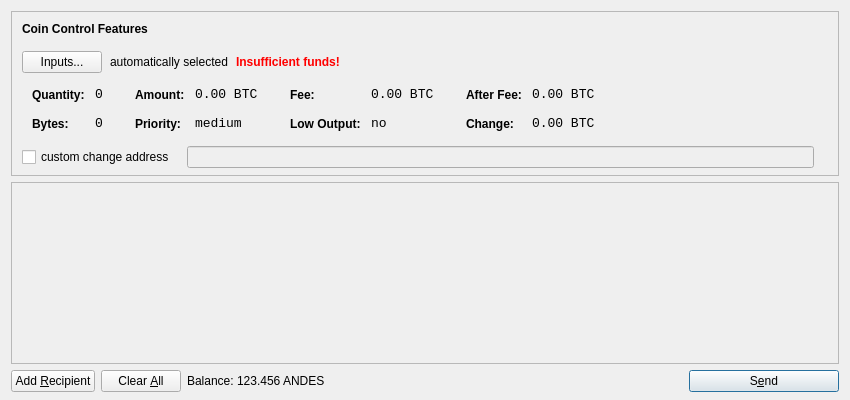
<?xml version="1.0" encoding="UTF-8"?>
<ui version="4.0">
 <class>SendCoinsDialog</class>
 <widget class="QDialog" name="SendCoinsDialog">
  <property name="geometry">
   <rect>
    <x>0</x>
    <y>0</y>
    <width>850</width>
    <height>400</height>
   </rect>
  </property>
  <property name="windowTitle">
   <string>Send Coins</string>
  </property>
  <layout class="QVBoxLayout" name="verticalLayout" stretch="0,1,0">
   <property name="bottomMargin">
    <number>8</number>
   </property>
   <item>
    <widget class="QFrame" name="frameCoinControl">
     <property name="sizePolicy">
      <sizepolicy hsizetype="Expanding" vsizetype="Expanding">
       <horstretch>0</horstretch>
       <verstretch>0</verstretch>
      </sizepolicy>
     </property>
     <property name="maximumSize">
      <size>
       <width>16777215</width>
       <height>16777215</height>
      </size>
     </property>
     <property name="frameShape">
      <enum>QFrame::StyledPanel</enum>
     </property>
     <property name="frameShadow">
      <enum>QFrame::Sunken</enum>
     </property>
     <layout class="QVBoxLayout" name="verticalLayoutCoinControl2">
      <property name="spacing">
       <number>-1</number>
      </property>
      <property name="leftMargin">
       <number>0</number>
      </property>
      <property name="topMargin">
       <number>0</number>
      </property>
      <property name="rightMargin">
       <number>0</number>
      </property>
      <property name="bottomMargin">
       <number>6</number>
      </property>
      <item>
       <layout class="QVBoxLayout" name="verticalLayoutCoinControl" stretch="0,0,0,0,1">
        <property name="spacing">
         <number>0</number>
        </property>
        <property name="leftMargin">
         <number>10</number>
        </property>
        <property name="topMargin">
         <number>10</number>
        </property>
        <item>
         <layout class="QHBoxLayout" name="horizontalLayoutCoinControl1">
          <property name="bottomMargin">
           <number>15</number>
          </property>
          <item>
           <widget class="QLabel" name="labelCoinControlFeatures">
            <property name="sizePolicy">
             <sizepolicy hsizetype="Preferred" vsizetype="Maximum">
              <horstretch>0</horstretch>
              <verstretch>0</verstretch>
             </sizepolicy>
            </property>
            <property name="font">
             <font>
              <weight>75</weight>
              <bold>true</bold>
             </font>
            </property>
            <property name="styleSheet">
             <string notr="true">font-weight:bold;</string>
            </property>
            <property name="text">
             <string>Coin Control Features</string>
            </property>
           </widget>
          </item>
         </layout>
        </item>
        <item>
         <layout class="QHBoxLayout" name="horizontalLayoutCoinControl2" stretch="0,0,0,0">
          <property name="spacing">
           <number>8</number>
          </property>
          <property name="bottomMargin">
           <number>10</number>
          </property>
          <item>
           <widget class="QPushButton" name="pushButtonCoinControl">
            <property name="styleSheet">
             <string notr="true"/>
            </property>
            <property name="text">
             <string>Inputs...</string>
            </property>
           </widget>
          </item>
          <item>
           <widget class="QLabel" name="labelCoinControlAutomaticallySelected">
            <property name="text">
             <string>automatically selected</string>
            </property>
            <property name="margin">
             <number>5</number>
            </property>
           </widget>
          </item>
          <item>
           <widget class="QLabel" name="labelCoinControlInsuffFunds">
            <property name="font">
             <font>
              <weight>75</weight>
              <bold>true</bold>
             </font>
            </property>
            <property name="styleSheet">
             <string notr="true">color:red;font-weight:bold;</string>
            </property>
            <property name="text">
             <string>Insufficient funds!</string>
            </property>
            <property name="margin">
             <number>5</number>
            </property>
           </widget>
          </item>
          <item>
           <spacer name="horizontalSpacerCoinControl">
            <property name="orientation">
             <enum>Qt::Horizontal</enum>
            </property>
            <property name="sizeHint" stdset="0">
             <size>
              <width>40</width>
              <height>1</height>
             </size>
            </property>
           </spacer>
          </item>
         </layout>
        </item>
        <item>
         <widget class="QWidget" name="widgetCoinControl" native="true">
          <property name="sizePolicy">
           <sizepolicy hsizetype="Preferred" vsizetype="Preferred">
            <horstretch>0</horstretch>
            <verstretch>0</verstretch>
           </sizepolicy>
          </property>
          <property name="minimumSize">
           <size>
            <width>0</width>
            <height>0</height>
           </size>
          </property>
          <property name="styleSheet">
           <string notr="true"/>
          </property>
          <layout class="QHBoxLayout" name="horizontalLayoutCoinControl5">
           <property name="margin">
            <number>0</number>
           </property>
           <item>
            <layout class="QHBoxLayout" name="horizontalLayoutCoinControl3" stretch="0,0,0,1">
             <property name="spacing">
              <number>20</number>
             </property>
             <property name="topMargin">
              <number>0</number>
             </property>
             <property name="bottomMargin">
              <number>10</number>
             </property>
             <item>
              <layout class="QFormLayout" name="formLayoutCoinControl1">
               <property name="horizontalSpacing">
                <number>10</number>
               </property>
               <property name="verticalSpacing">
                <number>14</number>
               </property>
               <property name="leftMargin">
                <number>10</number>
               </property>
               <property name="topMargin">
                <number>4</number>
               </property>
               <property name="rightMargin">
                <number>6</number>
               </property>
               <item row="0" column="0">
                <widget class="QLabel" name="labelCoinControlQuantityText">
                 <property name="styleSheet">
                  <string notr="true">font-weight:bold;</string>
                 </property>
                 <property name="text">
                  <string>Quantity:</string>
                 </property>
                 <property name="margin">
                  <number>0</number>
                 </property>
                </widget>
               </item>
               <item row="0" column="1">
                <widget class="QLabel" name="labelCoinControlQuantity">
                 <property name="font">
                  <font>
                   <family>Monospace</family>
                   <pointsize>10</pointsize>
                  </font>
                 </property>
                 <property name="cursor">
                  <cursorShape>IBeamCursor</cursorShape>
                 </property>
                 <property name="contextMenuPolicy">
                  <enum>Qt::ActionsContextMenu</enum>
                 </property>
                 <property name="text">
                  <string notr="true">0</string>
                 </property>
                 <property name="margin">
                  <number>0</number>
                 </property>
                 <property name="textInteractionFlags">
                  <set>Qt::LinksAccessibleByMouse|Qt::TextSelectableByKeyboard|Qt::TextSelectableByMouse</set>
                 </property>
                </widget>
               </item>
               <item row="1" column="0">
                <widget class="QLabel" name="labelCoinControlBytesText">
                 <property name="styleSheet">
                  <string notr="true">font-weight:bold;</string>
                 </property>
                 <property name="text">
                  <string>Bytes:</string>
                 </property>
                </widget>
               </item>
               <item row="1" column="1">
                <widget class="QLabel" name="labelCoinControlBytes">
                 <property name="font">
                  <font>
                   <family>Monospace</family>
                   <pointsize>10</pointsize>
                  </font>
                 </property>
                 <property name="cursor">
                  <cursorShape>IBeamCursor</cursorShape>
                 </property>
                 <property name="contextMenuPolicy">
                  <enum>Qt::ActionsContextMenu</enum>
                 </property>
                 <property name="text">
                  <string notr="true">0</string>
                 </property>
                 <property name="textInteractionFlags">
                  <set>Qt::LinksAccessibleByMouse|Qt::TextSelectableByKeyboard|Qt::TextSelectableByMouse</set>
                 </property>
                </widget>
               </item>
              </layout>
             </item>
             <item>
              <layout class="QFormLayout" name="formLayoutCoinControl2">
               <property name="horizontalSpacing">
                <number>10</number>
               </property>
               <property name="verticalSpacing">
                <number>14</number>
               </property>
               <property name="leftMargin">
                <number>6</number>
               </property>
               <property name="topMargin">
                <number>4</number>
               </property>
               <property name="rightMargin">
                <number>6</number>
               </property>
               <item row="0" column="0">
                <widget class="QLabel" name="labelCoinControlAmountText">
                 <property name="styleSheet">
                  <string notr="true">font-weight:bold;</string>
                 </property>
                 <property name="text">
                  <string>Amount:</string>
                 </property>
                 <property name="margin">
                  <number>0</number>
                 </property>
                </widget>
               </item>
               <item row="0" column="1">
                <widget class="QLabel" name="labelCoinControlAmount">
                 <property name="font">
                  <font>
                   <family>Monospace</family>
                   <pointsize>10</pointsize>
                  </font>
                 </property>
                 <property name="cursor">
                  <cursorShape>IBeamCursor</cursorShape>
                 </property>
                 <property name="contextMenuPolicy">
                  <enum>Qt::ActionsContextMenu</enum>
                 </property>
                 <property name="text">
                  <string notr="true">0.00 BTC</string>
                 </property>
                 <property name="textInteractionFlags">
                  <set>Qt::LinksAccessibleByMouse|Qt::TextSelectableByKeyboard|Qt::TextSelectableByMouse</set>
                 </property>
                </widget>
               </item>
               <item row="1" column="0">
                <widget class="QLabel" name="labelCoinControlPriorityText">
                 <property name="styleSheet">
                  <string notr="true">font-weight:bold;</string>
                 </property>
                 <property name="text">
                  <string>Priority:</string>
                 </property>
                </widget>
               </item>
               <item row="1" column="1">
                <widget class="QLabel" name="labelCoinControlPriority">
                 <property name="font">
                  <font>
                   <family>Monospace</family>
                   <pointsize>10</pointsize>
                  </font>
                 </property>
                 <property name="cursor">
                  <cursorShape>IBeamCursor</cursorShape>
                 </property>
                 <property name="contextMenuPolicy">
                  <enum>Qt::ActionsContextMenu</enum>
                 </property>
                 <property name="text">
                  <string>medium</string>
                 </property>
                 <property name="textInteractionFlags">
                  <set>Qt::LinksAccessibleByMouse|Qt::TextSelectableByKeyboard|Qt::TextSelectableByMouse</set>
                 </property>
                </widget>
               </item>
              </layout>
             </item>
             <item>
              <layout class="QFormLayout" name="formLayoutCoinControl3">
               <property name="horizontalSpacing">
                <number>10</number>
               </property>
               <property name="verticalSpacing">
                <number>14</number>
               </property>
               <property name="leftMargin">
                <number>6</number>
               </property>
               <property name="topMargin">
                <number>4</number>
               </property>
               <property name="rightMargin">
                <number>6</number>
               </property>
               <item row="0" column="0">
                <widget class="QLabel" name="labelCoinControlFeeText">
                 <property name="styleSheet">
                  <string notr="true">font-weight:bold;</string>
                 </property>
                 <property name="text">
                  <string>Fee:</string>
                 </property>
                 <property name="margin">
                  <number>0</number>
                 </property>
                </widget>
               </item>
               <item row="0" column="1">
                <widget class="QLabel" name="labelCoinControlFee">
                 <property name="font">
                  <font>
                   <family>Monospace</family>
                   <pointsize>10</pointsize>
                  </font>
                 </property>
                 <property name="cursor">
                  <cursorShape>IBeamCursor</cursorShape>
                 </property>
                 <property name="contextMenuPolicy">
                  <enum>Qt::ActionsContextMenu</enum>
                 </property>
                 <property name="text">
                  <string notr="true">0.00 BTC</string>
                 </property>
                 <property name="textInteractionFlags">
                  <set>Qt::LinksAccessibleByMouse|Qt::TextSelectableByKeyboard|Qt::TextSelectableByMouse</set>
                 </property>
                </widget>
               </item>
               <item row="1" column="0">
                <widget class="QLabel" name="labelCoinControlLowOutputText">
                 <property name="styleSheet">
                  <string notr="true">font-weight:bold;</string>
                 </property>
                 <property name="text">
                  <string>Low Output:</string>
                 </property>
                </widget>
               </item>
               <item row="1" column="1">
                <widget class="QLabel" name="labelCoinControlLowOutput">
                 <property name="font">
                  <font>
                   <family>Monospace</family>
                   <pointsize>10</pointsize>
                  </font>
                 </property>
                 <property name="cursor">
                  <cursorShape>IBeamCursor</cursorShape>
                 </property>
                 <property name="contextMenuPolicy">
                  <enum>Qt::ActionsContextMenu</enum>
                 </property>
                 <property name="text">
                  <string>no</string>
                 </property>
                 <property name="textInteractionFlags">
                  <set>Qt::LinksAccessibleByMouse|Qt::TextSelectableByKeyboard|Qt::TextSelectableByMouse</set>
                 </property>
                </widget>
               </item>
              </layout>
             </item>
             <item>
              <layout class="QFormLayout" name="formLayoutCoinControl4">
               <property name="horizontalSpacing">
                <number>10</number>
               </property>
               <property name="verticalSpacing">
                <number>14</number>
               </property>
               <property name="leftMargin">
                <number>6</number>
               </property>
               <property name="topMargin">
                <number>4</number>
               </property>
               <property name="rightMargin">
                <number>6</number>
               </property>
               <item row="0" column="0">
                <widget class="QLabel" name="labelCoinControlAfterFeeText">
                 <property name="styleSheet">
                  <string notr="true">font-weight:bold;</string>
                 </property>
                 <property name="text">
                  <string>After Fee:</string>
                 </property>
                 <property name="margin">
                  <number>0</number>
                 </property>
                </widget>
               </item>
               <item row="0" column="1">
                <widget class="QLabel" name="labelCoinControlAfterFee">
                 <property name="font">
                  <font>
                   <family>Monospace</family>
                   <pointsize>10</pointsize>
                  </font>
                 </property>
                 <property name="cursor">
                  <cursorShape>IBeamCursor</cursorShape>
                 </property>
                 <property name="contextMenuPolicy">
                  <enum>Qt::ActionsContextMenu</enum>
                 </property>
                 <property name="text">
                  <string notr="true">0.00 BTC</string>
                 </property>
                 <property name="textInteractionFlags">
                  <set>Qt::LinksAccessibleByMouse|Qt::TextSelectableByKeyboard|Qt::TextSelectableByMouse</set>
                 </property>
                </widget>
               </item>
               <item row="1" column="0">
                <widget class="QLabel" name="labelCoinControlChangeText">
                 <property name="styleSheet">
                  <string notr="true">font-weight:bold;</string>
                 </property>
                 <property name="text">
                  <string>Change:</string>
                 </property>
                </widget>
               </item>
               <item row="1" column="1">
                <widget class="QLabel" name="labelCoinControlChange">
                 <property name="font">
                  <font>
                   <family>Monospace</family>
                   <pointsize>10</pointsize>
                  </font>
                 </property>
                 <property name="cursor">
                  <cursorShape>IBeamCursor</cursorShape>
                 </property>
                 <property name="contextMenuPolicy">
                  <enum>Qt::ActionsContextMenu</enum>
                 </property>
                 <property name="text">
                  <string notr="true">0.00 BTC</string>
                 </property>
                 <property name="textInteractionFlags">
                  <set>Qt::LinksAccessibleByMouse|Qt::TextSelectableByKeyboard|Qt::TextSelectableByMouse</set>
                 </property>
                </widget>
               </item>
              </layout>
             </item>
            </layout>
           </item>
          </layout>
         </widget>
        </item>
        <item>
         <layout class="QHBoxLayout" name="horizontalLayoutCoinControl4" stretch="0,0,0">
          <property name="spacing">
           <number>12</number>
          </property>
          <property name="sizeConstraint">
           <enum>QLayout::SetDefaultConstraint</enum>
          </property>
          <property name="topMargin">
           <number>5</number>
          </property>
          <property name="rightMargin">
           <number>5</number>
          </property>
          <item>
           <widget class="QCheckBox" name="checkBoxCoinControlChange">
            <property name="text">
             <string>custom change address</string>
            </property>
           </widget>
          </item>
          <item>
           <widget class="QLineEdit" name="lineEditCoinControlChange">
            <property name="enabled">
             <bool>false</bool>
            </property>
            <property name="sizePolicy">
             <sizepolicy hsizetype="Expanding" vsizetype="Fixed">
              <horstretch>0</horstretch>
              <verstretch>0</verstretch>
             </sizepolicy>
            </property>
           </widget>
          </item>
          <item>
           <widget class="QLabel" name="labelCoinControlChangeLabel">
            <property name="sizePolicy">
             <sizepolicy hsizetype="Preferred" vsizetype="Expanding">
              <horstretch>0</horstretch>
              <verstretch>0</verstretch>
             </sizepolicy>
            </property>
            <property name="minimumSize">
             <size>
              <width>0</width>
              <height>0</height>
             </size>
            </property>
            <property name="text">
             <string/>
            </property>
            <property name="margin">
             <number>3</number>
            </property>
           </widget>
          </item>
         </layout>
        </item>
        <item>
         <spacer name="verticalSpacerCoinControl">
          <property name="orientation">
           <enum>Qt::Vertical</enum>
          </property>
          <property name="sizeHint" stdset="0">
           <size>
            <width>800</width>
            <height>1</height>
           </size>
          </property>
         </spacer>
        </item>
       </layout>
      </item>
     </layout>
    </widget>
   </item>
   <item>
    <widget class="QScrollArea" name="scrollArea">
     <property name="widgetResizable">
      <bool>true</bool>
     </property>
     <widget class="QWidget" name="scrollAreaWidgetContents">
      <property name="geometry">
       <rect>
        <x>0</x>
        <y>0</y>
        <width>830</width>
        <height>165</height>
       </rect>
      </property>
      <layout class="QVBoxLayout" name="verticalLayout_2">
       <property name="margin">
        <number>0</number>
       </property>
       <item>
        <layout class="QVBoxLayout" name="entries">
         <property name="spacing">
          <number>6</number>
         </property>
        </layout>
       </item>
       <item>
        <spacer name="verticalSpacer">
         <property name="orientation">
          <enum>Qt::Vertical</enum>
         </property>
         <property name="sizeHint" stdset="0">
          <size>
           <width>20</width>
           <height>40</height>
          </size>
         </property>
        </spacer>
       </item>
      </layout>
     </widget>
    </widget>
   </item>
   <item>
    <layout class="QHBoxLayout" name="horizontalLayout">
     <item>
      <widget class="QPushButton" name="addButton">
       <property name="toolTip">
        <string>Send to multiple recipients at once</string>
       </property>
       <property name="text">
        <string>Add &amp;Recipient</string>
       </property>
       <property name="icon">
        <iconset resource="../bitcoin.qrc">
         <normaloff>:/icons/add</normaloff>:/icons/add</iconset>
       </property>
       <property name="autoDefault">
        <bool>false</bool>
       </property>
      </widget>
     </item>
     <item>
      <widget class="QPushButton" name="clearButton">
       <property name="sizePolicy">
        <sizepolicy hsizetype="Minimum" vsizetype="Fixed">
         <horstretch>0</horstretch>
         <verstretch>0</verstretch>
        </sizepolicy>
       </property>
       <property name="toolTip">
        <string>Remove all transaction fields</string>
       </property>
       <property name="text">
        <string>Clear &amp;All</string>
       </property>
       <property name="icon">
        <iconset resource="../bitcoin.qrc">
         <normaloff>:/icons/remove</normaloff>:/icons/remove</iconset>
       </property>
       <property name="autoRepeatDelay">
        <number>300</number>
       </property>
       <property name="autoDefault">
        <bool>false</bool>
       </property>
      </widget>
     </item>
     <item>
      <layout class="QHBoxLayout" name="horizontalLayout_2">
       <property name="spacing">
        <number>3</number>
       </property>
       <item>
        <widget class="QLabel" name="label">
         <property name="text">
          <string>Balance:</string>
         </property>
        </widget>
       </item>
       <item>
        <widget class="QLabel" name="labelBalance">
         <property name="cursor">
          <cursorShape>IBeamCursor</cursorShape>
         </property>
         <property name="text">
          <string>123.456 ANDES</string>
         </property>
         <property name="textInteractionFlags">
          <set>Qt::LinksAccessibleByMouse|Qt::TextSelectableByKeyboard|Qt::TextSelectableByMouse</set>
         </property>
        </widget>
       </item>
      </layout>
     </item>
     <item>
      <spacer name="horizontalSpacer">
       <property name="orientation">
        <enum>Qt::Horizontal</enum>
       </property>
       <property name="sizeHint" stdset="0">
        <size>
         <width>40</width>
         <height>20</height>
        </size>
       </property>
      </spacer>
     </item>
     <item>
      <widget class="QPushButton" name="sendButton">
       <property name="minimumSize">
        <size>
         <width>150</width>
         <height>0</height>
        </size>
       </property>
       <property name="toolTip">
        <string>Confirm the send action</string>
       </property>
       <property name="text">
        <string>S&amp;end</string>
       </property>
       <property name="icon">
        <iconset resource="../bitcoin.qrc">
         <normaloff>:/icons/send</normaloff>:/icons/send</iconset>
       </property>
       <property name="default">
        <bool>true</bool>
       </property>
      </widget>
     </item>
    </layout>
   </item>
  </layout>
 </widget>
 <resources>
  <include location="../bitcoin.qrc"/>
 </resources>
 <connections/>
</ui>
